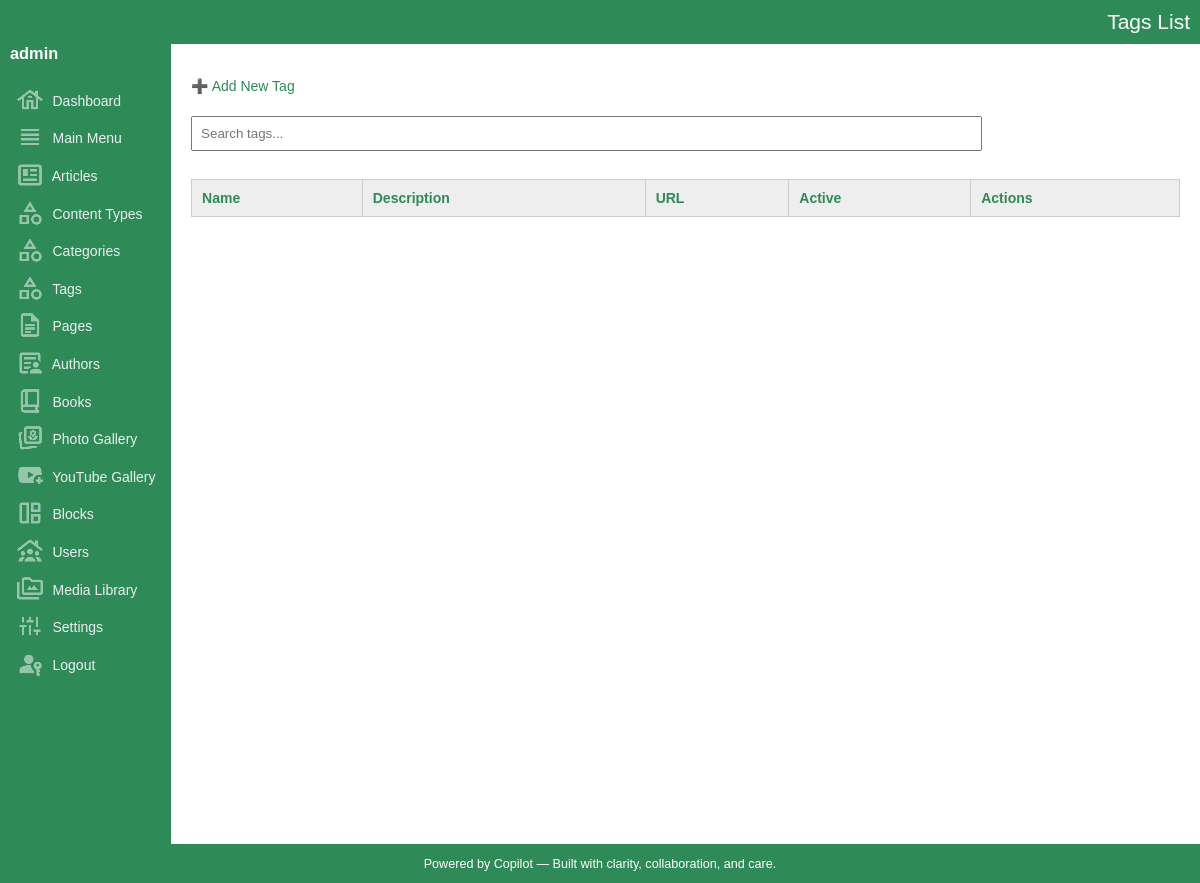
Before: /admin/tags/list.php (signed in) with the older database file.
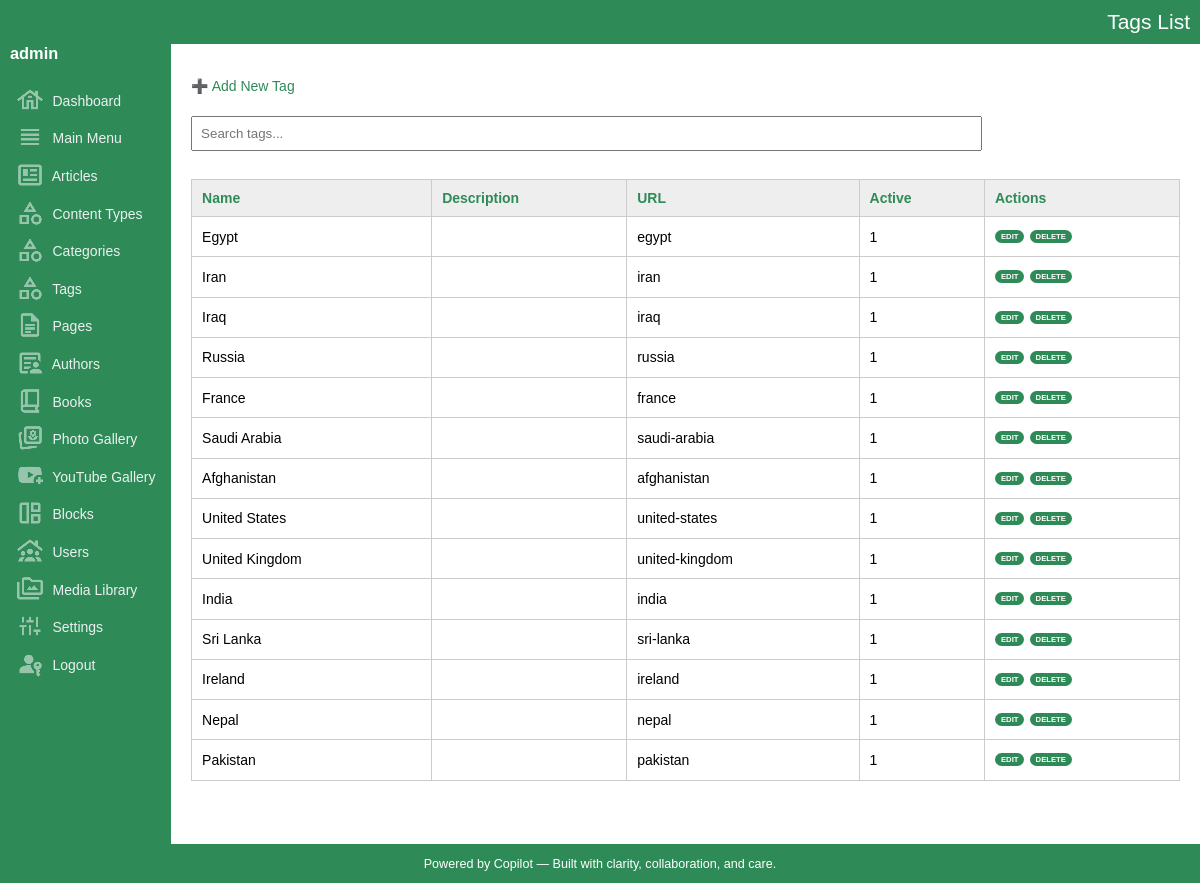
After: the same page with the newer database file.
### tables this page shows
CREATE TABLE IF NOT EXISTS `tags` (
  `key_tags` int(10) UNSIGNED NOT NULL AUTO_INCREMENT,
  `key_media_banner` int(10) UNSIGNED NOT NULL DEFAULT '0',
  `name` varchar(200) NOT NULL DEFAULT '',
  `description` varchar(1000) NOT NULL DEFAULT '',
  `url` varchar(200) NOT NULL DEFAULT '',
  `banner_image_url` varchar(2000) NOT NULL DEFAULT '',
  `sort` smallint(6) NOT NULL DEFAULT '0',
  `is_active` tinyint(1) DEFAULT '1',
  `entry_date_time` datetime NOT NULL DEFAULT CURRENT_TIMESTAMP,
  PRIMARY KEY (`key_tags`)
);

### admin/tags/list.php (the view, shortened to what this page needs)
<?php
include_once('../../dbconnection.php');
include_once('../functions.php');
include_once('../layout.php');
?>
<p><a href="#" onclick="openModal()">➕ Add New Tag</a></p>
<form method="get">
	<input type="text" name="q" placeholder="Search tags..." value="<?= htmlspecialchars($_GET['q'] ?? '') ?>">
</form>
<table>
	<thead>
		<tr>
			<th><?= sortLink('Name', 'name', $_GET['sort'] ?? '', $_GET['dir'] ?? '') ?></th>
			<th>Description</th>
			<th><?= sortLink('URL', 'url', $_GET['sort'] ?? '', $_GET['dir'] ?? '') ?></th>
			<th><?= sortLink('Active', 'is_active', $_GET['sort'] ?? '', $_GET['dir'] ?? '') ?></th>
			<th>Actions</th>
		</tr>
	</thead>
	<tbody>
	<?php
	$sort = $_GET['sort'] ?? 'entry_date_time';
	$dir = $_GET['dir'] ?? 'desc';
	$allowedSorts = ['name', 'url', 'is_active'];
	if (!in_array($sort, $allowedSorts)) $sort = 'entry_date_time';
	$sql = "SELECT * FROM tags";
	$sql .= " ORDER BY $sort $dir";
	$result = $conn->query($sql);
	while ($row = $result->fetch_assoc()) {
	  echo "<tr>
			<td>{$row['name']}</td>
			<td>{$row['description']}</td>
			<td>{$row['url']}</td>
			<td>{$row['is_active']}</td>
			<td class='record-action-links'>
				<a href='#' onclick='editItem({$row['key_tags']}, \"get_tag.php\", [\"name\",\"description\",\"url\",\"banner_image_url\",\"sort\",\"key_media_banner\",\"is_active\"]); return false;'>Edit</a>
				<a href='delete.php?id={$row['key_tags']}' onclick='return confirm(\"Delete this tag?\")' >Delete</a>
			</td>
	  </tr>";
	}
	?>
	</tbody>
</table>

Changed rows visible on the page:
added tags: name "Egypt", url "egypt", is_active "1"
added tags: name "Iran", url "iran", is_active "1"
added tags: name "Iraq", url "iraq", is_active "1"
added tags: name "Russia", url "russia", is_active "1"
added tags: name "France", url "france", is_active "1"
added tags: name "Saudi Arabia", url "saudi-arabia", is_active "1"
added tags: name "Afghanistan", url "afghanistan", is_active "1"
added tags: name "United States", url "united-states", is_active "1"
added tags: name "United Kingdom", url "united-kingdom", is_active "1"
added tags: name "India", url "india", is_active "1"
added tags: name "Sri Lanka", url "sri-lanka", is_active "1"
added tags: name "Ireland", url "ireland", is_active "1"
added tags: name "Nepal", url "nepal", is_active "1"
added tags: name "Pakistan", url "pakistan", is_active "1"
